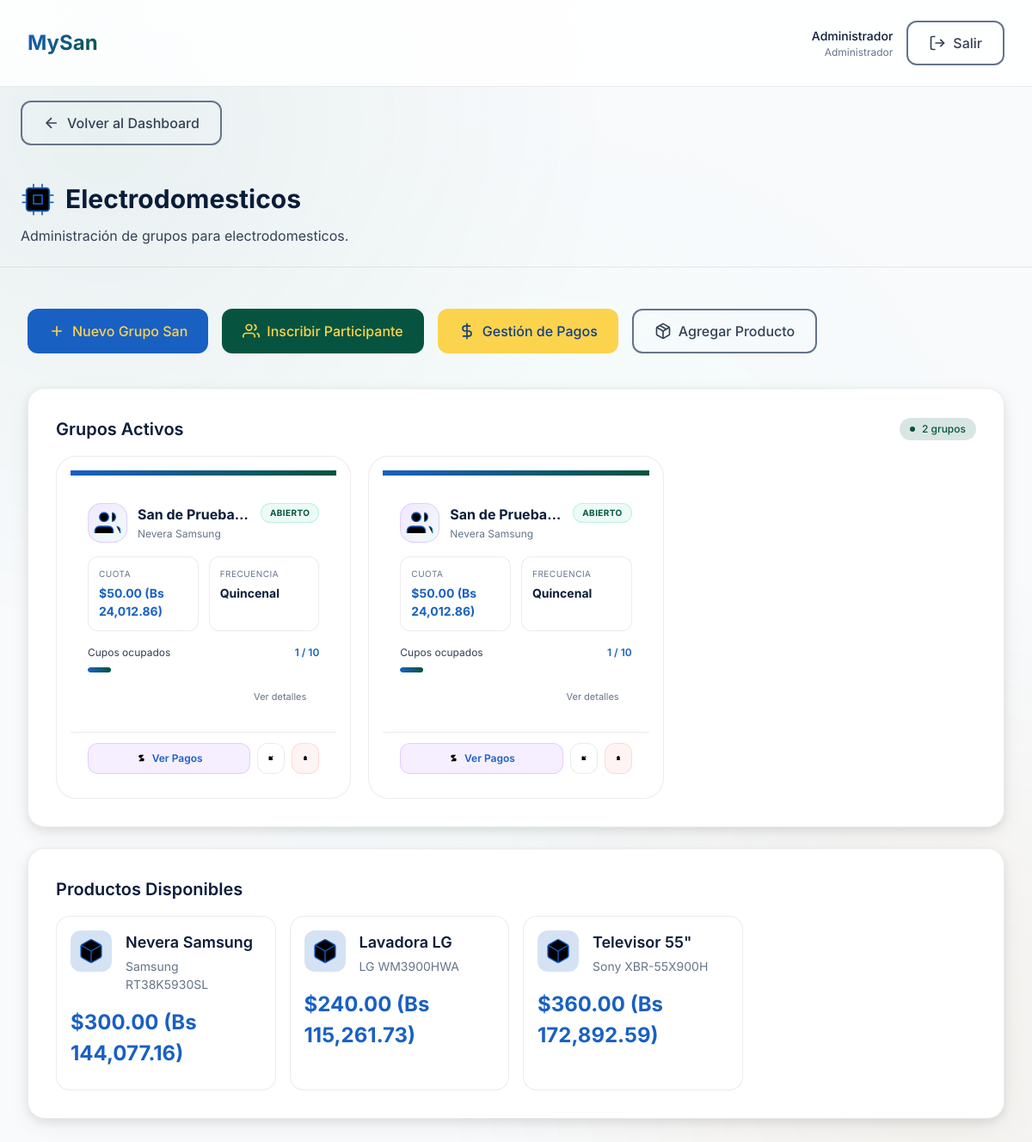
Page /modules/categoria/index.php?id=1 (signed in) on the committed database.
### tables this page shows
CREATE TABLE `usuarios` (
  `id` int NOT NULL AUTO_INCREMENT,
  `username` varchar(50) NOT NULL,
  `password` varchar(255) NOT NULL,
  `nombre` varchar(100) NOT NULL,
  `email` varchar(100) DEFAULT NULL,
  `pregunta_secreta` text,
  `respuesta_secreta` varchar(255) DEFAULT NULL,
  `created_at` timestamp NULL DEFAULT CURRENT_TIMESTAMP,
  `updated_at` timestamp NULL DEFAULT CURRENT_TIMESTAMP ON UPDATE CURRENT_TIMESTAMP,
  `rol` enum('admin','participante') DEFAULT 'admin',
  PRIMARY KEY (`id`),
  UNIQUE KEY `username` (`username`)
);

CREATE TABLE `categorias` (
  `id` int NOT NULL AUTO_INCREMENT,
  `nombre` varchar(50) NOT NULL,
  `descripcion` text,
  `color` varchar(20) DEFAULT NULL,
  PRIMARY KEY (`id`)
);

CREATE TABLE `grupos_san` (
  `id` int NOT NULL AUTO_INCREMENT,
  `producto_id` int NOT NULL,
  `nombre` varchar(100) NOT NULL,
  `fecha_inicio` date NOT NULL,
  `frecuencia` enum('quincenal','mensual') NOT NULL,
  `numero_cuotas` int NOT NULL,
  `cupos_totales` int NOT NULL,
  `cupos_ocupados` int DEFAULT '0',
  `monto_cuota` decimal(10,2) NOT NULL,
  `estado` enum('abierto','en_curso','finalizado') DEFAULT 'abierto',
  `created_at` timestamp NULL DEFAULT CURRENT_TIMESTAMP,
  `ronda_actual` int DEFAULT '1',
  PRIMARY KEY (`id`),
  KEY `producto_id` (`producto_id`),
  CONSTRAINT `grupos_san_ibfk_1` FOREIGN KEY (`producto_id`) REFERENCES `productos` (`id`) ON DELETE CASCADE
);

CREATE TABLE `productos` (
  `id` int NOT NULL AUTO_INCREMENT,
  `categoria_id` int NOT NULL,
  `nombre` varchar(100) NOT NULL,
  `marca` varchar(50) DEFAULT NULL,
  `modelo` varchar(50) DEFAULT NULL,
  `descripcion` text,
  `valor_total` decimal(10,2) NOT NULL,
  `imagen` varchar(255) DEFAULT NULL,
  `activo` tinyint DEFAULT '1',
  `created_at` timestamp NULL DEFAULT CURRENT_TIMESTAMP,
  PRIMARY KEY (`id`),
  KEY `categoria_id` (`categoria_id`),
  CONSTRAINT `productos_ibfk_1` FOREIGN KEY (`categoria_id`) REFERENCES `categorias` (`id`) ON DELETE CASCADE
);

CREATE TABLE `tasas_cambio` (
  `id` int NOT NULL AUTO_INCREMENT,
  `tasa` decimal(10,4) NOT NULL,
  `fecha` date NOT NULL,
  `origen` varchar(50) DEFAULT 'auto',
  `created_at` timestamp NULL DEFAULT CURRENT_TIMESTAMP,
  PRIMARY KEY (`id`),
  UNIQUE KEY `fecha` (`fecha`)
);

### modules/categoria/index.php (the view, shortened to what the rows shown need)
<?php
require_once '../../config/database.php';
$user = getCurrentUser();
$categoria_id = isset($_GET['id']) ? (int)$_GET['id'] : 0;
$stmt = $pdo->prepare("SELECT * FROM categorias WHERE id = ?");
$stmt->execute([$categoria_id]);
$categoria = $stmt->fetch();
$stmt = $pdo->prepare("
    SELECT p.*, c.nombre as categoria_nombre, c.color
    FROM productos p
    JOIN categorias c ON p.categoria_id = c.id
    WHERE p.categoria_id = ? AND p.activo = TRUE
");
$stmt->execute([$categoria_id]);
$productos = $stmt->fetchAll();
$stmt = $pdo->prepare("
    SELECT gs.*, p.nombre as producto_nombre, p.marca as producto_marca, p.modelo as producto_modelo
    FROM grupos_san gs
    JOIN productos p ON gs.producto_id = p.id
    WHERE p.categoria_id = ? AND gs.estado != 'finalizado'
");
$stmt->execute([$categoria_id]);
$grupos = $stmt->fetchAll();
?>
<!DOCTYPE html>
<html lang="es">
<head>
    <link rel="stylesheet" href="../../assets/fonts/inter.css">
    <link rel="stylesheet" href="../../assets/css/reset.css">
    <link rel="stylesheet" href="../../assets/css/variables.css">
    <link rel="stylesheet" href="../../assets/css/bento-grid.css">
    <link rel="stylesheet" href="../../assets/css/main.css">
</head>
<body>
    <div class="main-content">
        <?php
        include '../../includes/header.php';
        ?>
        <div class="page-header" style="padding: var(--space-6); margin-bottom: var(--space-4); border-bottom: 1px solid var(--glass-border);">
            <h1 class="page-title" style="font-size: var(--font-size-3xl); font-weight: var(--font-weight-bold); display: flex; align-items: center; gap: var(--space-3);">
                <svg class="icon-xl" style="width: 40px; height: 40px; stroke: var(--color-<?php echo htmlspecialchars($categoria['color']); ?>);">
                    <use href="#icon-cpu"></use>
                </svg>
                <?php echo htmlspecialchars($categoria['nombre']); ?>
            </h1>
            <p style="color: var(--color-text-secondary); margin-top: var(--space-2);">
                Administración de grupos para <?php echo htmlspecialchars(strtolower($categoria['nombre'])); ?>.
            </p>
        </div>
        <div class="bento-container">
            <div class="bento-12">
                <div class="bento-box">
                    <div class="bento-content">
                        <?php if (empty($grupos)): ?>
                            <p style="text-align: center; padding: var(--space-8); color: var(--color-text-tertiary);">
                                No hay grupos activos. Crea uno nuevo para comenzar.
                            </p>
                        <?php else: ?>
                            <div class="card-list">
                                <?php foreach ($grupos as $grupo):
                                    $pct = $grupo['cupos_totales'] > 0
                                        ? round(($grupo['cupos_ocupados'] / $grupo['cupos_totales']) * 100)
                                        : 0;
                                    $lleno = $grupo['cupos_ocupados'] >= $grupo['cupos_totales'];
                                ?>
                                    <div class="group-card">
                                        <div class="group-card-banner"></div>
                                        <div class="group-card-body"
                                             style="cursor:pointer;"
                                             onclick="location.href='grupo.php?id=<?php echo $categoria_id; ?>&grupo_id=<?php echo $grupo['id']; ?>'">
                                            <div class="group-header">
                                                <div class="group-header-left">
                                                    <div class="group-icon">
                                                        <svg class="icon-lg" style="stroke: var(--color-violeta);">
                                                            <use href="#icon-users"></use>
                                                        </svg>
                                                    </div>
                                                    <div class="group-title-wrap">
                                                        <div class="group-title"><?php echo htmlspecialchars($grupo['nombre']); ?></div>
                                                        <div class="group-product-name"><?php echo htmlspecialchars($grupo['producto_nombre']); ?></div>
                                                    </div>
                                                </div>
                                                <span class="group-status-badge"><?php echo ucfirst($grupo['estado'] ?? 'activo'); ?></span>
                                            </div>
                                            <div class="group-stats-row">
                                                <div class="group-stat">
                                                    <div class="group-stat-label">Cuota</div>
                                                    <div class="group-stat-value" style="color: var(--color-violeta); font-size: var(--font-size-sm);"><?php echo formatMoneyBcv($grupo['monto_cuota']); ?></div>
                                                </div>
                                                <div class="group-stat">
                                                    <div class="group-stat-label">Frecuencia</div>
                                                    <div class="group-stat-value" style="font-size: var(--font-size-sm);"><?php echo ucfirst($grupo['frecuencia']); ?></div>
                                                </div>
                                            </div>
                                            <div class="group-cupos-section">
                                                <div class="group-cupos-label">
                                                    <span>Cupos ocupados</span>
                                                    <span style="font-weight: 600; color: <?php echo $lleno ? 'var(--color-error)' : 'var(--color-primary)'; ?>">
                                                        <?php echo $grupo['cupos_ocupados']; ?> / <?php echo $grupo['cupos_totales']; ?>
                                                    </span>
                                                </div>
                                                <div class="progress-bar-track">
                                                    <div class="progress-bar-fill" style="width: <?php echo $pct; ?>%; background: <?php echo $lleno ? 'var(--color-error)' : 'linear-gradient(90deg, var(--color-primary), var(--color-secondary))'; ?>;"></div>
                                                </div>
                                            </div>
                                            <div style="display:flex;align-items:center;justify-content:flex-end;gap:4px;
                                                        font-size:11px;color:var(--color-text-tertiary);margin-top:var(--space-1);">
                                                Ver detalles
                                                <svg style="width:11px;height:11px;stroke:currentColor;stroke-width:2.5;"><use href="#icon-arrow-right"></use></svg>
                                            </div>
                                        </div>
                                        <div class="group-card-actions">
                                            <a href="pagos.php?id=<?php echo $categoria_id; ?>&grupo_id=<?php echo $grupo['id']; ?>" class="btn-card-action btn-card-payments">
                                                <svg style="width:13px;height:13px;stroke-width:2.5;"><use href="#icon-dollar"></use></svg>
                                                Ver Pagos
                                            </a>
                                            <button class="btn-card-action btn-card-edit" onclick="editGrupo(<?php echo $grupo['id']; ?>)" title="Editar">
                                                <svg style="width:13px;height:13px;stroke-width:2.5;"><use href="#icon-edit"></use></svg>
                                            </button>
                                            <button class="btn-card-action btn-card-delete" onclick="eliminarGrupo(<?php echo $grupo['id']; ?>)" title="Eliminar">
                                                <svg style="width:13px;height:13px;stroke-width:2.5;"><use href="#icon-trash-2"></use></svg>
                                            </button>
                                        </div>
                                    </div>
                                <?php endforeach; ?>
                            </div>
                        <?php endif; ?>
                    </div>
                </div>
            </div>
            <div class="bento-12">
                <div class="bento-box">
                    <div class="bento-content">
                        <div class="product-grid">
                            <?php foreach ($productos as $producto): ?>
                                <div class="product-card" style="position: relative; overflow: hidden;">
                                    <div class="product-header">
                                        <div class="product-icon">
                                            <svg class="icon-lg" style="stroke: var(--color-violeta);">
                                                <use href="#icon-package"></use>
                                            </svg>
                                        </div>
                                        <div class="product-info">
                                            <h3><?php echo htmlspecialchars($producto['nombre']); ?></h3>
                                            <div class="product-meta">
                                                <?php echo htmlspecialchars($producto['marca']); ?>
                                                <?php echo htmlspecialchars($producto['modelo']); ?>
                                            </div>
                                        </div>
                                    </div>
                                    <div class="product-price">
                                        <?php echo formatMoneyBcv($producto['valor_total']); ?>
                                    </div>
                                </div>
                            <?php endforeach; ?>
                        </div>
                    </div>
                </div>
            </div>
        </div>
    </div>
</body>
</html>

### includes/header.php (shortened to what the rows shown need)
<header class="header">
    <div class="header-content">
        <div class="header-user">
            <div class="user-info">
                <div class="user-name">
                    <?php echo htmlspecialchars($user['nombre'] ?? 'Usuario'); ?>
                </div>
                <div class="user-role">Administrador</div>
            </div>
        </div>
    </div>
</header>

### rows in the picture
usuarios: nombre "Administrador"
categorias: nombre "Electrodomesticos", nombre "electrodomesticos"
grupos_san: nombre "San de Prueba…", producto.nombre "Nevera Samsung", estado "ABIERTO", monto_cuota.tasa "$50.00 (Bs 24,012.86)", frecuencia "Quincenal", cupos_ocupados "1", cupos_totales "10"
grupos_san: nombre "San de Prueba…", producto.nombre "Nevera Samsung", estado "ABIERTO", monto_cuota.tasa "$50.00 (Bs 24,012.86)", frecuencia "Quincenal", cupos_ocupados "1", cupos_totales "10"
productos: nombre "Nevera Samsung", marca "Samsung", modelo "RT38K5930SL", valor_total.tasa "$300.00 (Bs 144,077.16)"
productos: nombre "Lavadora LG", marca "LG", modelo "WM3900HWA", valor_total.tasa "$240.00 (Bs 115,261.73)"
productos: nombre "Televisor 55\"", marca "Sony", modelo "XBR-55X900H", valor_total.tasa "$360.00 (Bs 172,892.59)"

### other values in the picture
$headerBackLabel "Volver al Dashboard"
count($grupos) "2"
